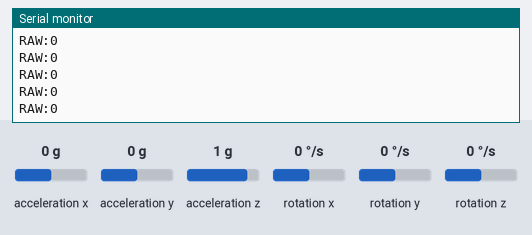
This sketch was run on a simulated Arduino Uno, built with avr-gcc and run on an emulated ATmega328P. Parts: the last lines printed to the serial monitor. Inputs (shaded band) come from the test bench; at power-on: acceleration y 0 g, acceleration x 0 g, acceleration z 1 g, rotation x 0 °/s, rotation y 0 °/s, rotation z 0 °/s.

Above: at 1.2 s.
1.3 s: acceleration y set to -1.4 g
At 1.8 s:
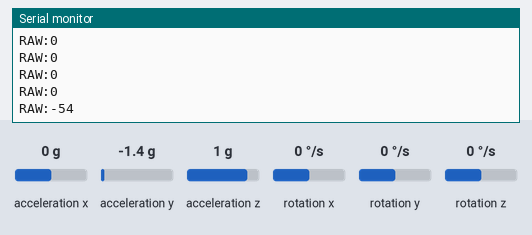
2.8 s: acceleration x set to -1.4 g
At 3.8 s:
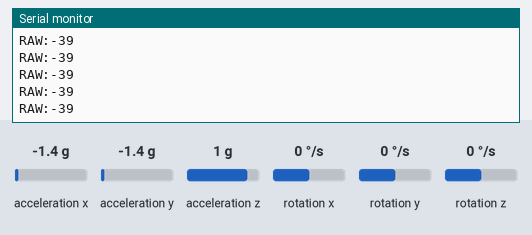
5.8 s: acceleration y set to 0 g
At 6.5 s:
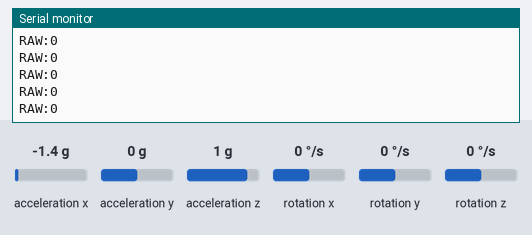
Timing chart, 0 to 8.8 s (numbered marks = the images above; inputs shaded):
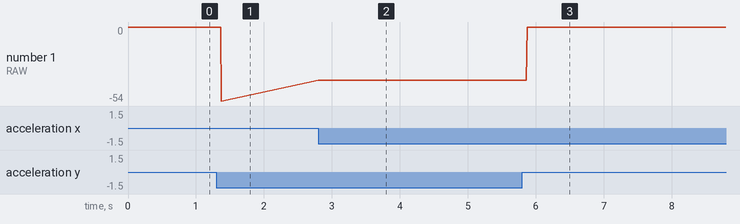

The sketch:

hc-12_arduino.ino
```cpp
#include <SoftwareSerial.h>
#include <MPU6050_tockn.h>
#include <Wire.h>

MPU6050 mpu6050(Wire);
long timer=0;

SoftwareSerial HC12(7, 6); // HC-12 TX Pin, HC-12 RX Pin
void setup() {
  Serial.begin(9600);             // Serial port to computer
  HC12.begin(9600);               // Serial port to HC12
  Wire.begin();
  mpu6050.begin();
  mpu6050.setGyroOffsets(-0.78,-1.56,-0.13);
}
void loop() {
  mpu6050.update();
  int x= mpu6050.getAngleX();
  while (x>=-45 && x<=45) {
    mpu6050.update();
    x= mpu6050.getAngleX();
    Serial.print("RAW:");
    Serial.println(x);
    if(millis() - timer > 2000){   //Position will be sent every 2  sec after the readings settle down
      HC12.write(x);      // Send that data to HC-12
      timer = millis();
    }
  }
}
```

Measured:
- after the input at 1.3 s, the serial monitor: prints a new line after 0.07 s (image 1)
- after the input at 2.8 s, the serial monitor: prints a new line at once (image 2)
- after the input at 5.8 s, the serial monitor: prints a new line after 0.07 s (image 3)
- plotted number 1: 0 → -54 after the input at 1.3 s, -54 → -39 after the input at 2.8 s, -39 → 0 after the input at 5.8 s
